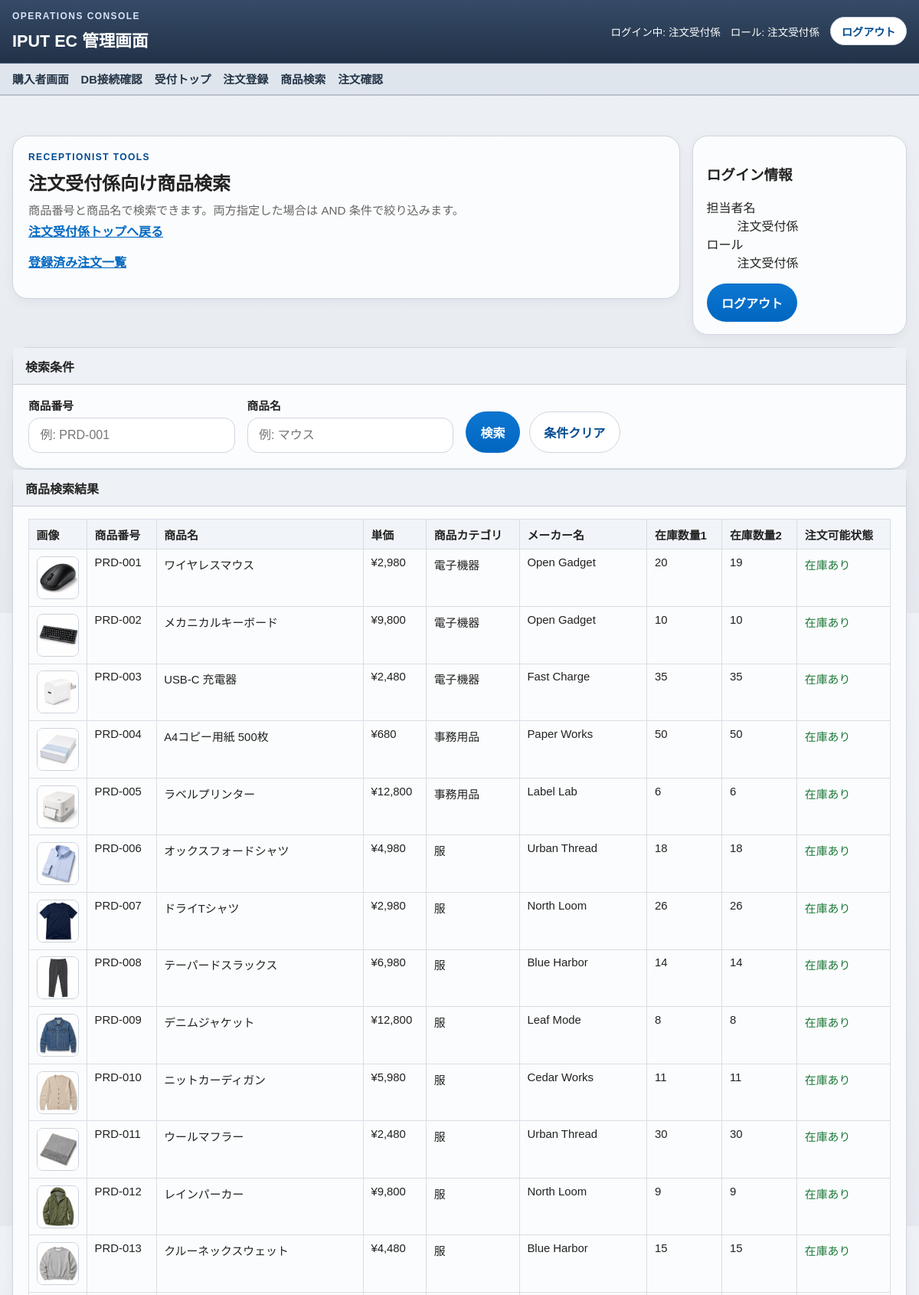
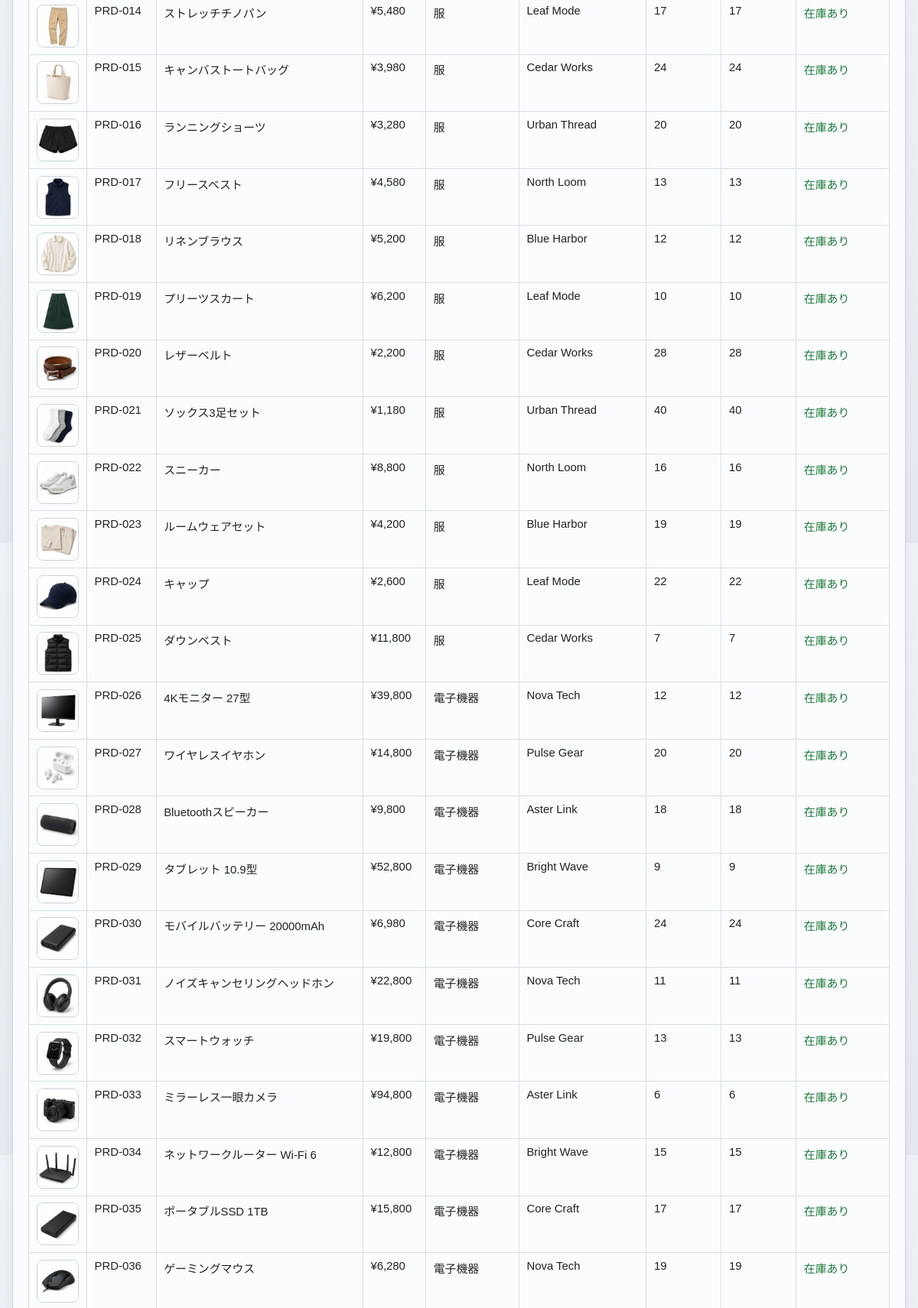
/staff/receptionist/products (signed in, upper part), run on the app's committed database (2 pictures, top to bottom).
### tables this page shows
CREATE TABLE products (
    id INTEGER PRIMARY KEY AUTOINCREMENT,
    product_no TEXT NOT NULL UNIQUE,
    name TEXT NOT NULL,
    description TEXT NOT NULL,
    price INTEGER NOT NULL,
    category TEXT NOT NULL,
    maker TEXT NOT NULL,
    image_path TEXT,
    sale_price INTEGER,
    sale_starts_at TEXT,
    sale_ends_at TEXT,
    available_from TEXT,
    available_until TEXT,
    stock_quantity_1 INTEGER NOT NULL DEFAULT 0,
    stock_quantity_2 INTEGER NOT NULL DEFAULT 0,
    created_at TEXT NOT NULL DEFAULT CURRENT_TIMESTAMP,
    updated_at TEXT NOT NULL DEFAULT CURRENT_TIMESTAMP
);

### app/Views/staff/receptionist_products.php (the view, shortened to what the rows shown need)
<section class="staff-hero">
    <div class="panel">
        <h2>注文受付係向け商品検索</h2>
    </div>
</section>
<section class="panel">
    <?php if ($products === []): ?>
        <p class="empty-state">該当する商品がありません。</p>
    <?php else: ?>
        <div class="table-wrap">
            <table class="data-table">
                <thead>
                    <tr>
                        <th>画像</th>
                        <th>商品番号</th>
                        <th>商品名</th>
                        <th>単価</th>
                        <th>商品カテゴリ</th>
                        <th>メーカー名</th>
                        <th>在庫数量1</th>
                        <th>在庫数量2</th>
                        <th>注文可能状態</th>
                    </tr>
                </thead>
                <tbody>
                    <?php foreach ($products as $product): ?>
                        <tr>
                            <td class="admin-thumb-cell">
                                <img
                                    class="admin-thumb"
                                    src="<?= e((string) ($product['image_url'] ?? product_image_url((string) ($product['image_path'] ?? '')))) ?>"
                                    alt="<?= e((string) $product['name']) ?>"
                                    data-fallback-src="<?= e(product_image_url('')) ?>"
                                >
                            </td>
                            <td><?= e((string) $product['product_no']) ?></td>
                            <td><?= e((string) $product['name']) ?></td>
                            <td>¥<?= number_format((int) $product['price']) ?></td>
                            <td><?= e((string) $product['category']) ?></td>
                            <td><?= e((string) $product['maker']) ?></td>
                            <td><?= e((string) $product['stock_quantity_1']) ?></td>
                            <td><?= e((string) $product['stock_quantity_2']) ?></td>
                            <td class="<?= e((string) $product['availability_class']) ?>">
                                <?= e((string) $product['availability_label']) ?>
                            </td>
                        </tr>
                    <?php endforeach; ?>
                </tbody>
            </table>
        </div>
    <?php endif; ?>
</section>

### data on the page
products: shows a picture, product_no "PRD-001", name "ワイヤレスマウス", price "2,980", category "電子機器", maker "Open Gadget", stock_quantity_1 "20", stock_quantity_2 "19", availability_label "在庫あり"
products: shows a picture, product_no "PRD-002", name "メカニカルキーボード", price "9,800", category "電子機器", maker "Open Gadget", stock_quantity_1 "10", stock_quantity_2 "10", availability_label "在庫あり"
products: shows a picture, product_no "PRD-003", name "USB-C 充電器", price "2,480", category "電子機器", maker "Fast Charge", stock_quantity_1 "35", stock_quantity_2 "35", availability_label "在庫あり"
products: shows a picture, product_no "PRD-004", name "A4コピー用紙 500枚", price "680", category "事務用品", maker "Paper Works", stock_quantity_1 "50", stock_quantity_2 "50", availability_label "在庫あり"
products: shows a picture, product_no "PRD-005", name "ラベルプリンター", price "12,800", category "事務用品", maker "Label Lab", stock_quantity_1 "6", stock_quantity_2 "6", availability_label "在庫あり"
products: shows a picture, product_no "PRD-006", name "オックスフォードシャツ", price "4,980", category "服", maker "Urban Thread", stock_quantity_1 "18", stock_quantity_2 "18", availability_label "在庫あり"
products: shows a picture, product_no "PRD-007", name "ドライTシャツ", price "2,980", category "服", maker "North Loom", stock_quantity_1 "26", stock_quantity_2 "26", availability_label "在庫あり"
products: shows a picture, product_no "PRD-008", name "テーパードスラックス", price "6,980", category "服", maker "Blue Harbor", stock_quantity_1 "14", stock_quantity_2 "14", availability_label "在庫あり"
products: shows a picture, product_no "PRD-009", name "デニムジャケット", price "12,800", category "服", maker "Leaf Mode", stock_quantity_1 "8", stock_quantity_2 "8", availability_label "在庫あり"
products: shows a picture, product_no "PRD-010", name "ニットカーディガン", price "5,980", category "服", maker "Cedar Works", stock_quantity_1 "11", stock_quantity_2 "11", availability_label "在庫あり"
products: shows a picture, product_no "PRD-011", name "ウールマフラー", price "2,480", category "服", maker "Urban Thread", stock_quantity_1 "30", stock_quantity_2 "30", availability_label "在庫あり"
products: shows a picture, product_no "PRD-012", name "レインパーカー", price "9,800", category "服", maker "North Loom", stock_quantity_1 "9", stock_quantity_2 "9", availability_label "在庫あり"
products: shows a picture, product_no "PRD-013", name "クルーネックスウェット", price "4,480", category "服", maker "Blue Harbor", stock_quantity_1 "15", stock_quantity_2 "15", availability_label "在庫あり"
products: shows a picture, product_no "PRD-014", name "ストレッチチノパン", price "5,480", category "服", maker "Leaf Mode", stock_quantity_1 "17", stock_quantity_2 "17", availability_label "在庫あり"
products: shows a picture, product_no "PRD-015", name "キャンバストートバッグ", price "3,980", category "服", maker "Cedar Works", stock_quantity_1 "24", stock_quantity_2 "24", availability_label "在庫あり"
products: shows a picture, product_no "PRD-016", name "ランニングショーツ", price "3,280", category "服", maker "Urban Thread", stock_quantity_1 "20", stock_quantity_2 "20", availability_label "在庫あり"
products: shows a picture, product_no "PRD-017", name "フリースベスト", price "4,580", category "服", maker "North Loom", stock_quantity_1 "13", stock_quantity_2 "13", availability_label "在庫あり"
products: shows a picture, product_no "PRD-018", name "リネンブラウス", price "5,200", category "服", maker "Blue Harbor", stock_quantity_1 "12", stock_quantity_2 "12", availability_label "在庫あり"
products: shows a picture, product_no "PRD-019", name "プリーツスカート", price "6,200", category "服", maker "Leaf Mode", stock_quantity_1 "10", stock_quantity_2 "10", availability_label "在庫あり"
products: shows a picture, product_no "PRD-020", name "レザーベルト", price "2,200", category "服", maker "Cedar Works", stock_quantity_1 "28", stock_quantity_2 "28", availability_label "在庫あり"
products: shows a picture, product_no "PRD-021", name "ソックス3足セット", price "1,180", category "服", maker "Urban Thread", stock_quantity_1 "40", stock_quantity_2 "40", availability_label "在庫あり"
products: shows a picture, product_no "PRD-022", name "スニーカー", price "8,800", category "服", maker "North Loom", stock_quantity_1 "16", stock_quantity_2 "16", availability_label "在庫あり"
products: shows a picture, product_no "PRD-023", name "ルームウェアセット", price "4,200", category "服", maker "Blue Harbor", stock_quantity_1 "19", stock_quantity_2 "19", availability_label "在庫あり"
products: shows a picture, product_no "PRD-024", name "キャップ", price "2,600", category "服", maker "Leaf Mode", stock_quantity_1 "22", stock_quantity_2 "22", availability_label "在庫あり"
products: shows a picture, product_no "PRD-025", name "ダウンベスト", price "11,800", category "服", maker "Cedar Works", stock_quantity_1 "7", stock_quantity_2 "7", availability_label "在庫あり"
products: shows a picture, product_no "PRD-026", name "4Kモニター 27型", price "39,800", category "電子機器", maker "Nova Tech", stock_quantity_1 "12", stock_quantity_2 "12", availability_label "在庫あり"
products: shows a picture, product_no "PRD-027", name "ワイヤレスイヤホン", price "14,800", category "電子機器", maker "Pulse Gear", stock_quantity_1 "20", stock_quantity_2 "20", availability_label "在庫あり"
products: shows a picture, product_no "PRD-028", name "Bluetoothスピーカー", price "9,800", category "電子機器", maker "Aster Link", stock_quantity_1 "18", stock_quantity_2 "18", availability_label "在庫あり"
products: shows a picture, product_no "PRD-029", name "タブレット 10.9型", price "52,800", category "電子機器", maker "Bright Wave", stock_quantity_1 "9", stock_quantity_2 "9", availability_label "在庫あり"
products: shows a picture, product_no "PRD-030", name "モバイルバッテリー 20000mAh", price "6,980", category "電子機器", maker "Core Craft", stock_quantity_1 "24", stock_quantity_2 "24", availability_label "在庫あり"
products: shows a picture, product_no "PRD-031", name "ノイズキャンセリングヘッドホン", price "22,800", category "電子機器", maker "Nova Tech", stock_quantity_1 "11", stock_quantity_2 "11", availability_label "在庫あり"
products: shows a picture, product_no "PRD-032", name "スマートウォッチ", price "19,800", category "電子機器", maker "Pulse Gear", stock_quantity_1 "13", stock_quantity_2 "13", availability_label "在庫あり"
products: shows a picture, product_no "PRD-033", name "ミラーレス一眼カメラ", price "94,800", category "電子機器", maker "Aster Link", stock_quantity_1 "6", stock_quantity_2 "6", availability_label "在庫あり"
products: shows a picture, product_no "PRD-034", name "ネットワークルーター Wi-Fi 6", price "12,800", category "電子機器", maker "Bright Wave", stock_quantity_1 "15", stock_quantity_2 "15", availability_label "在庫あり"
products: shows a picture, product_no "PRD-035", name "ポータブルSSD 1TB", price "15,800", category "電子機器", maker "Core Craft", stock_quantity_1 "17", stock_quantity_2 "17", availability_label "在庫あり"
products: shows a picture, product_no "PRD-036", name "ゲーミングマウス", price "6,280", category "電子機器", maker "Nova Tech", stock_quantity_1 "19", stock_quantity_2 "19", availability_label "在庫あり"

### other printed values
$adminApplicationName "IPUT EC 管理画面"
$authUser['user_name'] "注文受付係"
$authService->roleLabel($currentRole) "注文受付係"
$menuItem['label'] "受付トップ"
$menuItem['label'] "注文登録"
$menuItem['label'] "商品検索"
$menuItem['label'] "注文確認"
$user['user_name'] "注文受付係"
$roleLabel "注文受付係"
